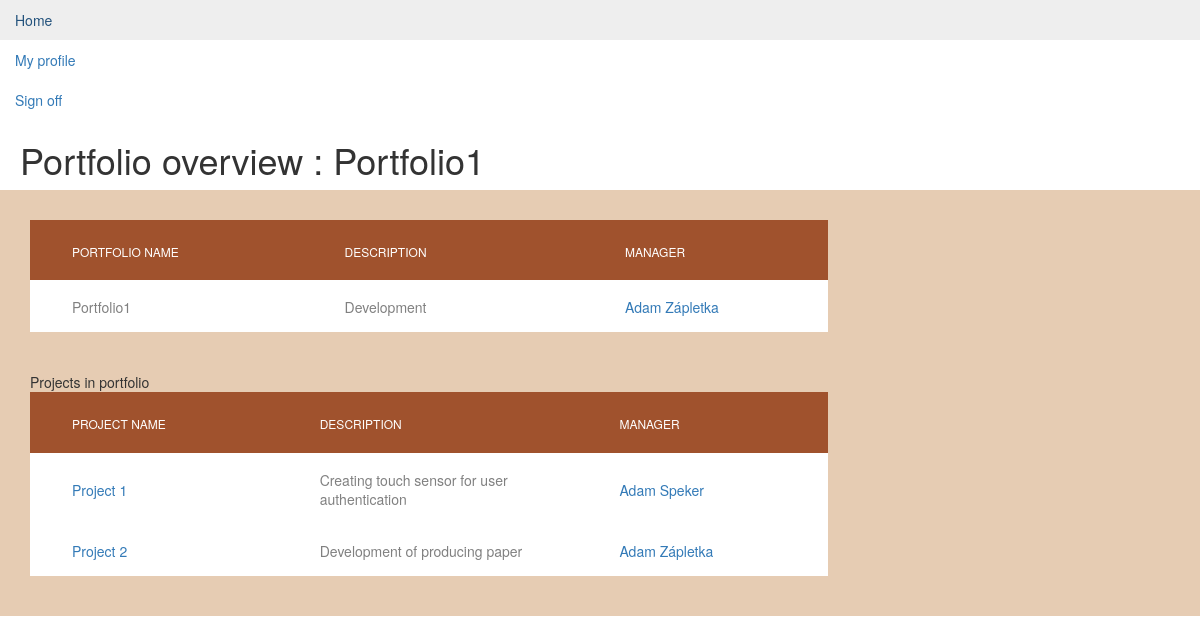
The page /dp/portfolio/1 (signed in) on the database as committed earlier.
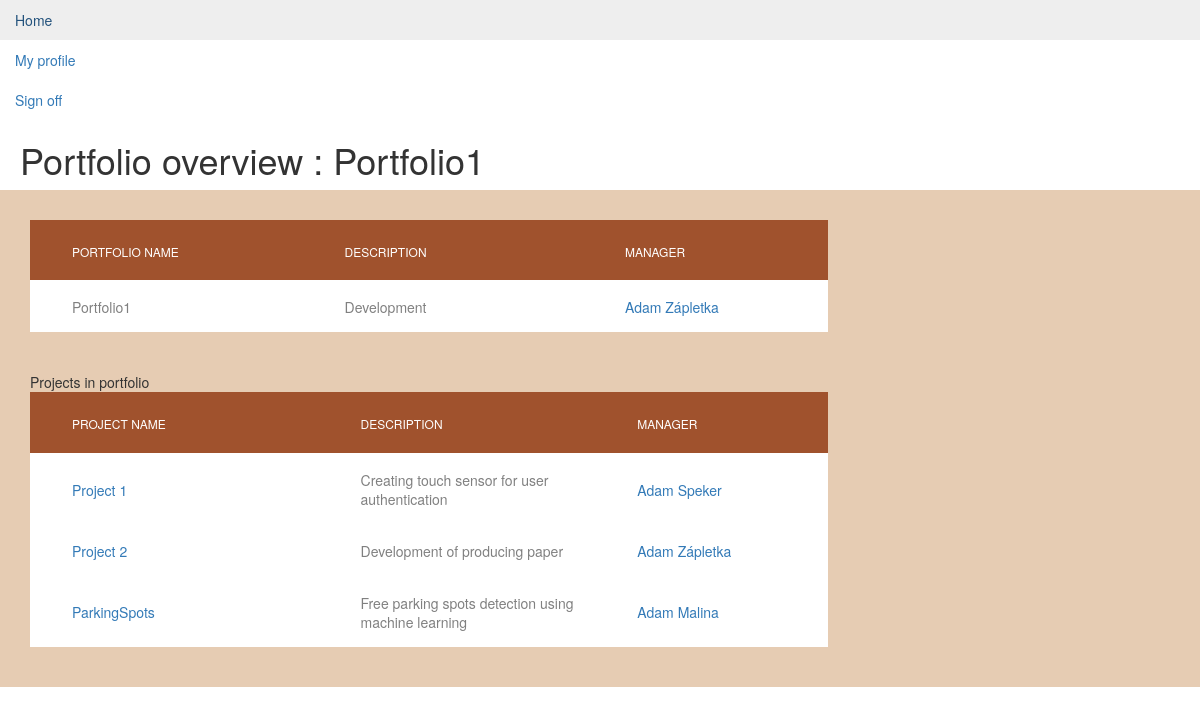
The same page on the database as committed later.
### dp/models.py (models this page shows, shortened)
class Project(models.Model):
    portfolio = models.ForeignKey(Portfolio, on_delete=models.SET_NULL, null=True, blank=True)
    project_name = models.TextField()
    description = models.CharField(max_length=200)
    plan_budget = models.DecimalField(max_digits=15, decimal_places=2, null=True, blank=True)
    used_budget = models.DecimalField(max_digits=15, decimal_places=2, default=0)
    manhours = models.DecimalField(max_digits=15, decimal_places=0, null=True, blank=True)
    pub_date = models.DateTimeField (auto_now_add=True)
    start_date = models.DateField ('date of start', null=True, blank=True)
    deadline = models.DateField ('date of deadline', null=True, blank=True)
    possible_income = models.DecimalField(max_digits=15, decimal_places=2, null=True, blank=True)
    complexity = models.CharField(max_length=1, choices=COMPLEXITY_VALUES, null=True)
    type = models.CharField(max_length=1, choices=TYPE_VALUES, null=True)
    urgency = models.CharField(max_length=1, choices=PRIORITY_VALUES, null=True)
    importance = models.CharField(max_length=1, choices=PRIORITY_VALUES, null=True)
    STATE_VALUES = (
        ('1', 'Planned'),
        ('2', 'Ongoing'),
        ('3', 'Finished'),
        ('4', 'Interrupted'),
        ('5', 'Stopped'),
    )
    state = models.CharField(max_length=1, choices=STATE_VALUES, default=1)
    progress = models.DecimalField(max_digits=3, decimal_places=2, default=0,
                                   validators=[MaxValueValidator(1.00), MinValueValidator(0.00)])
    project_manager = models.ForeignKey(Employee, on_delete=models.SET_NULL, null=True, blank=True)

class Portfolio(models.Model):
    portfolio_name = models.CharField(max_length=200)
    pub_date = models.DateTimeField('date published', editable=False)
    portfolio_manager = models.ForeignKey(Employee, on_delete=models.SET_NULL, null=True)
    description = models.CharField(max_length=200, null=True)

class Employee(models.Model):
    user = models.OneToOneField(User, on_delete=models.CASCADE)
    position = models.CharField(max_length=200)
    address = models.CharField(max_length=200)
    birthday = models.DateField()
    photo = models.FileField( blank=True, null=True)
    salary = models.DecimalField(max_digits =9, decimal_places=2, null=True)
    GENDER_VALUES = (
        ('male', 'Male'),
        ('female', 'Female'),
    )
    gender = models.CharField(max_length=6, choices=GENDER_VALUES)

### dp/views.py (the view)
# urls.py: path('portfolio/<int:portfolio_id>', views.portfolio_detail, name='portfolio_detail'),
@login_required
def portfolio_detail(request, portfolio_id):
    portfolio = get_object_or_404(Portfolio, pk=portfolio_id)
    projects_count = portfolio.project_set.count
    return render(request, 'dp/portfolio_detail.html',
                  {'portfolio': portfolio, 'projects_count': projects_count,
                   'error_message': "You didn't select a choice."})

### templates/dp/portfolio_detail.html (shortened to what this page needs)
{% extends "dp/base.html" %}
{% block title %}
    <h1>Portfolio overview : {{ portfolio.portfolio_name }}</h1>
{% endblock %}
{% block content %}
    {% load static %}
    <link rel="stylesheet" type="text/css" href="{% static 'dp/css/index.css' %}"/>
    <div class="limiter">
        <div class="container-table100">
            <div class="wrap-table100">
                <div class="table100 ver1 m-b-110">
                    <table data-vertable="ver1">
                        <thead>
                        <tr class="row100 head">
                            <th class="column100 column1" data-column="column1">Portfolio name</th>
                            <th class="column100 column2" data-column="column2">Description</th>
                            <th class="column100 column3" data-column="column3">Manager</th>
                        </tr>
                        </thead>
                        <tbody>
                        <ul>
                            <tr class="row100">
                                <td class="column100 column1" data-column="column1">
                                    {{ portfolio.portfolio_name }}
                                </td>
                                <td class="column100 column2" data-column="column2">
                                    {{ portfolio.description }}
                                </td>
                                <td class="column100 column3" data-column="column3">
                                    {% if portfolio.portfolio_manager %}
                                        <a href="{% url 'dp:employee_detail' portfolio.portfolio_manager.id %}">{{ portfolio.portfolio_manager.user.first_name }} {{ portfolio.portfolio_manager.user.last_name }}</a>
                                    {% endif %}
                                </td>
                            </tr>
                        </ul>
                        </tbody>
                    </table>
                    <br>
                    <br>
                    {% if portfolio.project_set.all %}
                        Projects in portfolio
                        <table id="example">
                            <thead>
                            <tr class="row100 head">
                                <th class="column100 column1" data-column="column1">Project name</th>
                                <th class="column100 column2" data-column="column2">Description</th>
                                <th class="column100 column3" data-column="column3">Manager</th>
                            </tr>
                            </thead>
                            <tbody>
                            {% for project in portfolio.project_set.all %}
                                <tr class="row100">
                                    <td class="column100 column1" data-column="column1">
                                        <a href="{% url 'dp:project_detail' project.id %}">{{ project.project_name }}</a>
                                    </td>
                                    <td class="column100 column2" data-column="column2">
                                        {{ project.description }}
                                    </td>
                                    <td class="column100 column3" data-column="column3">
                                        {% if project.project_manager %}
                                            <a href="{% url 'dp:employee_detail' project.project_manager.id %}"> {{ portfolio.portfolio_manager.user.first_name }} {{ project.project_manager.user.last_name }}</a>
                                        {% endif %}
                                    </td>
                                </tr>
                            {% endfor %}
                            </tbody>
                        </table>
                        <br>
                    {% endif %}
                </div>
            </div>
        </div>
    </div>
{% endblock content %}

Rows that differ between the two databases and show on the page:
added Project: project_name "ParkingSpots", description "Free parking spots detection using machine learning", {{ portfolio.portfolio_manager.user.first_name }} "Adam", project_manager.user.last_name "Malina"
